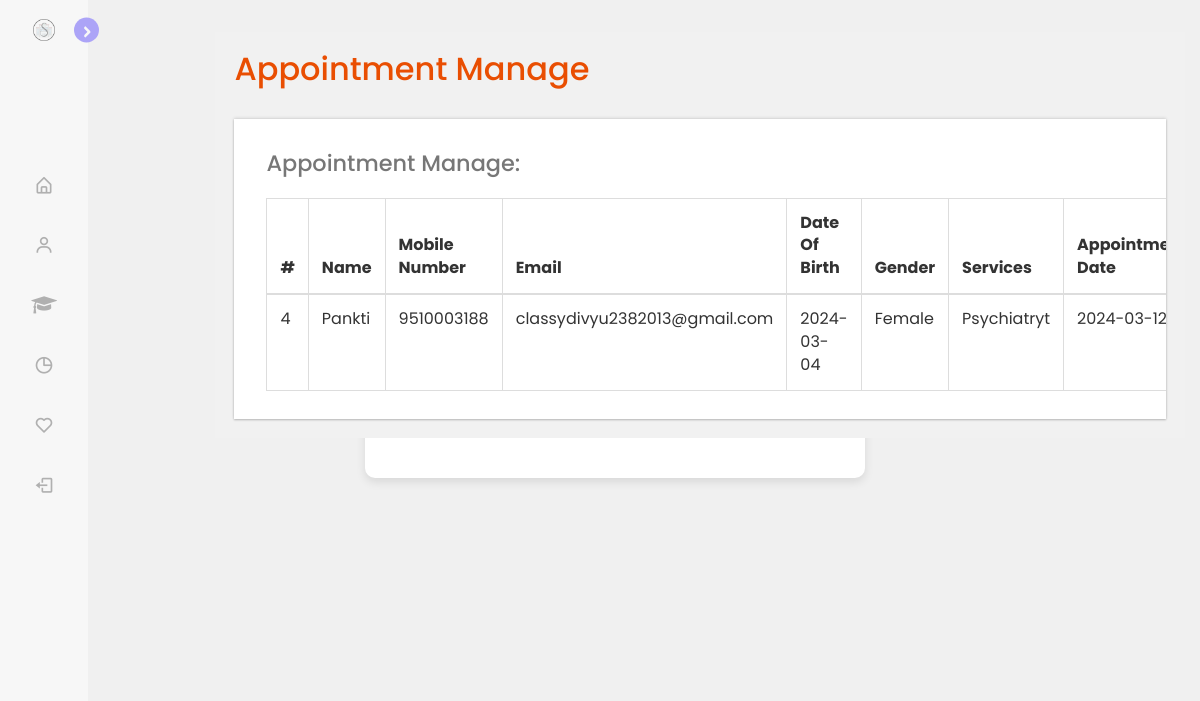
The app's page /admin/appointment-manage.php with its own data.
### tables this page shows
CREATE TABLE `appointment` (
  `id` int(20) NOT NULL,
  `name` varchar(100) NOT NULL,
  `mobile_number` varchar(13) NOT NULL,
  `email` varchar(50) NOT NULL,
  `date_of_birth` varchar(10) NOT NULL,
  `gender` varchar(20) NOT NULL,
  `services` varchar(50) NOT NULL,
  `appointment_date` varchar(10) NOT NULL,
  `appointment_time` varchar(20) NOT NULL,
  `address` varchar(100) NOT NULL,
  `doctor` varchar(50) NOT NULL,
  `medical_history` varchar(200) NOT NULL,
  `insurance_info` varchar(500) NOT NULL,
  `note` varchar(500) NOT NULL,
  `next_visit` varchar(20) NOT NULL,
  `medicine` varchar(500) NOT NULL,
  `report` varchar(500) NOT NULL,
  `remark` varchar(500) NOT NULL,
  `note_doctor` varchar(500) NOT NULL
);

### admin/appointment-manage.php (the view, shortened to what this page needs)
<?php
include_once("config.php");
$query = mysqli_query($con, "SELECT * FROM appointment");
?>
<!DOCTYPE HTML>
	<html>
	<head>
		<link href="css/bootstrap.css" rel='stylesheet' type='text/css' />
		<link href="css/style.css" rel='stylesheet' type='text/css' />
		<link href="css/font-awesome.css" rel="stylesheet">
		<link href="css/animate.css" rel="stylesheet" type="text/css" media="all">
		<link href="css/custom.css" rel="stylesheet">
	</head>
	<body class="cbp-spmenu-push">
		<div class="row">
			<div class="col-lg-2">
				<?php include_once('side.php'); ?>
			</div>
			<div class="col-lg-10">
				<div class="main-content">
					<div id="page-wrapper">
						<div class="main-page">
							<div class="tables">
								<h3 class="title1">Appointment Manage</h3>
								<div class="table-responsive bs-example widget-shadow">
									<h4>Appointment Manage:</h4>
									<table class="table table-bordered">
										<thead>
											<tr>
                                                <th>#</th>
												<th>Name</th>
												<th>Mobile Number</th>
												<th>Email</th>
												<th>Date Of Birth</th>
												<th>Gender</th>
												<th>Services</th>
												<th>Appointment Date</th>
											</tr>
										</thead>
										<tbody>
											<?php
											while ($row = mysqli_fetch_array($query)) {
												echo "<tr>";
                                                echo "<td>".$row['id']."</td>";
												echo "<td>".$row['name']."</td>";
												echo "<td>".$row['mobile_number']."</td>";
												echo "<td>".$row['email']."</td>";
												echo "<td>".$row['date_of_birth']."</td>";
                                                echo "<td>".$row['gender']."</td>";
                                                echo "<td>".$row['services']."</td>";
                                                echo "<td>".$row['appointment_date']."</td>";
												echo "<td> <a href='appointment-edit.php?id=$row[id]'>Edit
                                                </a> |
												<a href='deleteappointment.php?id=$row[id]'>Delete
												</a>
														</td>
												</tr>";
											} ?>
										</tbody>
									</table>
								</div>
							</div>
						</div>
					</div>
				</div>
			</div>
		</div>
	</body>
	</html>

### admin/css/style.css (style rules this page uses)
h4, h5, h6, h1, h2, h3 { margin: 0; }
html, body { font-family: 'Roboto Condensed', sans-serif; font-size: 100%; overflow-x: hidden; background: #fff; }
h1,h2,h3,h4,h5,h6 { margin:0; }
.main-content { position: relative; }
.cbp-spmenu-push { overflow-x: hidden; position: relative; }
.cbp-spmenu, .cbp-spmenu-push { -webkit-transition: all 0.3s ease; -moz-transition: all 0.3s ease; transition: all 0.3s ease; }
.cbp-spmenu-push div#page-wrapper { margin: auto; transition:.5s all; -webkit-transition:.5s all; -moz-transition:.5s all; }
.charts,.row { margin: 2em 0 0; }
.widget-shadow { background-color: #fff; box-shadow: 0 -1px 3px rgba(0,0,0,.12),0 1px 2px rgba(0,0,0,.24); -webkit-box-shadow: 0 -1px 3px rgba(0,0,0,.12),0 1px 2px rgba(0,0,0,.24); -moz-box-shadow: 0 -1px 3px rgba(0,0,0,.12),0 1px 2px rgba(0,0,0,.24); }
h3.title1 { font-size: 2em; color: #e94e02; margin-bottom: 0.8em; }
.table > thead > tr > th, .table > tbody > tr > th, .table > tfoot > tr > th, .table > thead > tr > td, .table > tbody > tr > td, .table > tfoot > tr > td { border-top: none; }
.tables h4 { font-size: 1.4em; margin-bottom: 1em; color: #777777; }
.tables .panel-body ,.tables .bs-example { padding: 2em 2em 0.5em; }
.tables .table > thead > tr > th, .tables .table > tbody > tr > th, .tables .table > tfoot > tr > th, .tables .table > thead > tr > td, .tables .table > tbody > tr > td, .tables .table > tfoot > tr > td { padding: 13px; border-top: 1px solid #E0E0E0; }
.bs-example { margin-top: 2em; }

### admin/css/custom.css (style rules this page uses)
#page-wrapper { padding:2% 2%; background-color: #F1F1F1; }

### admin/side.css (style rules this page uses)
* { margin: 0; padding: 0; box-sizing: border-box; font-family: 'Poppins', sans-serif; }
:root { --sidebar-color: #FFF; --primary-color: #6958FF; --primary-color-light: #F6F5FF; --toggle-color: #DDD; --text-color: #707070; --tran-03: all 0.2s ease; --tran-03: all 0.3s ease; --tran-04: all 0.3s ease; --tran-05: all 0.3s ease; }
body { min-height: 100vh; background-color: var(--body-color); transition: var(--tran-05); }

### admin/side.php (style rules this page uses)
body { font-family: 'Arial', sans-serif; margin: 0; padding: 0; background-color: #f0f0f0; }

### records on screen
appointment: id "4", name "Pankti", mobile_number "9510003188", email "classydivyu2382013@gmail.com", date_of_birth "2024-03-04", gender "Female", services "Psychiatryt", appointment_date "2024-03-12"
